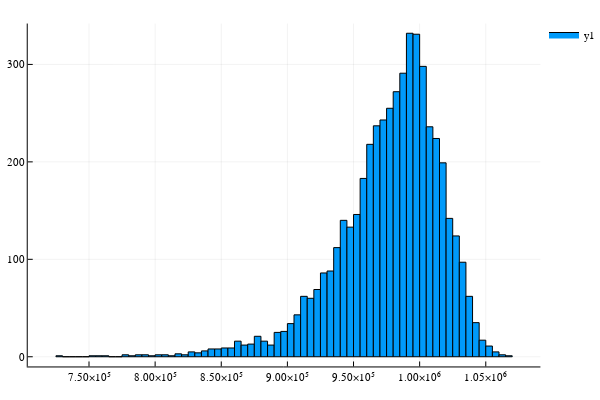

The code cell stored with this chart in its notebook:
### Code cell
# Strategy: invest the same amount every day, sell it when it hits cagr of 10%. or a maximum of 1000 days
function simulate()
    runs::Int = 5000
    wallets::Vector{Float64} = Vector{Float64}(undef, runs)
    
    rateThreshold::Float64 = .1; investDays::Int = 365*3; redeemDays::Int=365; days = investDays + redeemDays; 
    μ::Float64=.1; σ::Float64=.3; ll = FastList{Tuple{Int, Float64, Float64}}(investDays+redeemDays+1000);
    s::Union{Vector{Float64}, Nothing}=Vector{Float64}(undef, days); 
        ϕ::Union{Vector{Float64}, Nothing}=Vector{Float64}(undef, days); dist::Union{Normal{Float64}, Nothing}=Normal(0, 1);
    
    for run::Int in 1:runs
        wallets[run] = oneRun(rateThreshold, investDays, redeemDays, μ, σ, ll, s, ϕ, dist)
        reset!(ll)
    end
    histogram(wallets)
    
end

function oneRun(rateThreshold::Float64, investDays::Int, redeemDays::Int, μ::Float64, σ::Float64, ll::FastList{Tuple{Int, Float64, Float64}}, 
        s::Union{Vector{Float64}, Nothing}=nothing, 
        ϕ::Union{Vector{Float64}, Nothing}=nothing, dist::Union{Normal{Float64}, Nothing}=nothing)
    days::Int = investDays+redeemDays
    amount::Int = 1000
    s = weiner(days, μ, σ, s, ϕ, dist)
#     daysToRedeem = Vector{Int}(undef, days)
#     fill!(daysToRedeem, 0)
#     display(doplot(collect(1:days), s))
    
    minWallet = 0
    wallet::Float64 = 0
    for day::Int in 1:days
        for node in ll
            (d::Int, price::Float64, num::Float64) = node.data
            rate::Float64 = r(price, s[day], (day-d)/365.0)
            if rate > rateThreshold
                wallet += s[day]*num
                del(ll, node)
#                 daysToRedeem[d] = day-d
            end
        end
        if day <= investDays
            wallet -= s[day]
            push!(ll, (day, s[day], amount/s[day]))
        end
        minWallet = min(wallet, minWallet)
    end
    # dispose all the stocks
    for node in ll
        (d::Int, price::Float64, num::Float64) = node.data
        wallet += s[end]*num
    end
#     display(plot(fit(Histogram, daysToRedeem, 0:10)))
    return wallet
end
ll = FastList{Tuple{Int, Float64}}(4000)
# oneRun(0.1, 3, 3, .1, .2, ll)
@time simulate()

### Figure 1 — Plotly figure (JSON) as saved in the notebook; plotly's stock layout.template omitted (floating-point values rounded to 4 significant figures)
{"data": [{"fill": "tozeroy", "fillcolor": "rgba(0, 154, 250, 1.000)", "legendgroup": "y1", "line": {"color": "rgba(0, 0, 0, 1)", "dash": "solid", "width": 1}, "mode": "lines", "name": "y1", "showlegend": true, "type": "scatter", "x": [725000, 725000, 730000, 730000, 725000, 725000], "xaxis": "x", "y": [1, 0, 0, 1, 1, 1], "yaxis": "y"}, {"fill": "tozeroy", "fillcolor": "rgba(0, 154, 250, 1.000)", "legendgroup": "y1", "line": {"color": "rgba(0, 0, 0, 1)", "dash": "solid", "width": 1}, "mode": "lines", "name": "y1", "showlegend": false, "type": "scatter", "x": [730000, 730000, 735000, 735000, 730000, 730000], "xaxis": "x", "y": [0, 0, 0, 0, 0, 0], "yaxis": "y"}, {"fill": "tozeroy", "fillcolor": "rgba(0, 154, 250, 1.000)", "legendgroup": "y1", "line": {"color": "rgba(0, 0, 0, 1)", "dash": "solid", "width": 1}, "mode": "lines", "name": "y1", "showlegend": false, "type": "scatter", "x": [735000, 735000, 740000, 740000, 735000, 735000], "xaxis": "x", "y": [0, 0, 0, 0, 0, 0], "yaxis": "y"}, {"fill": "tozeroy", "fillcolor": "rgba(0, 154, 250, 1.000)", "legendgroup": "y1", "line": {"color": "rgba(0, 0, 0, 1)", "dash": "solid", "width": 1}, "mode": "lines", "name": "y1", "showlegend": false, "type": "scatter", "x": [740000, 740000, 745000, 745000, 740000, 740000], "xaxis": "x", "y": [0, 0, 0, 0, 0, 0], "yaxis": "y"}, {"fill": "tozeroy", "fillcolor": "rgba(0, 154, 250, 1.000)", "legendgroup": "y1", "line": {"color": "rgba(0, 0, 0, 1)", "dash": "solid", "width": 1}, "mode": "lines", "name": "y1", "showlegend": false, "type": "scatter", "x": [745000, 745000, 750000, 750000, 745000, 745000], "xaxis": "x", "y": [0, 0, 0, 0, 0, 0], "yaxis": "y"}, {"fill": "tozeroy", "fillcolor": "rgba(0, 154, 250, 1.000)", "legendgroup": "y1", "line": {"color": "rgba(0, 0, 0, 1)", "dash": "solid", "width": 1}, "mode": "lines", "name": "y1", "showlegend": false, "type": "scatter", "x": [750000, 750000, 755000, 755000, 750000, 750000], "xaxis": "x", "y": [1, 0, 0, 1, 1, 1], "yaxis": "y"}, {"fill": "tozeroy", "fillcolor": "rgba(0, 154, 250, 1.000)", "legendgroup": "y1", "line": {"color": "rgba(0, 0, 0, 1)", "dash": "solid", "width": 1}, "mode": "lines", "name": "y1", "showlegend": false, "type": "scatter", "x": [755000, 755000, 760000, 760000, 755000, 755000], "xaxis": "x", "y": [1, 0, 0, 1, 1, 1], "yaxis": "y"}, {"fill": "tozeroy", "fillcolor": "rgba(0, 154, 250, 1.000)", "legendgroup": "y1", "line": {"color": "rgba(0, 0, 0, 1)", "dash": "solid", "width": 1}, "mode": "lines", "name": "y1", "showlegend": false, "type": "scatter", "x": [760000, 760000, 765000, 765000, 760000, 760000], "xaxis": "x", "y": [1, 0, 0, 1, 1, 1], "yaxis": "y"}, {"fill": "tozeroy", "fillcolor": "rgba(0, 154, 250, 1.000)", "legendgroup": "y1", "line": {"color": "rgba(0, 0, 0, 1)", "dash": "solid", "width": 1}, "mode": "lines", "name": "y1", "showlegend": false, "type": "scatter", "x": [765000, 765000, 770000, 770000, 765000, 765000], "xaxis": "x", "y": [0, 0, 0, 0, 0, 0], "yaxis": "y"}, {"fill": "tozeroy", "fillcolor": "rgba(0, 154, 250, 1.000)", "legendgroup": "y1", "line": {"color": "rgba(0, 0, 0, 1)", "dash": "solid", "width": 1}, "mode": "lines", "name": "y1", "showlegend": false, "type": "scatter", "x": [770000, 770000, 775000, 775000, 770000, 770000], "xaxis": "x", "y": [0, 0, 0, 0, 0, 0], "yaxis": "y"}, {"fill": "tozeroy", "fillcolor": "rgba(0, 154, 250, 1.000)", "legendgroup": "y1", "line": {"color": "rgba(0, 0, 0, 1)", "dash": "solid", "width": 1}, "mode": "lines", "name": "y1", "showlegend": false, "type": "scatter", "x": [775000, 775000, 780000, 780000, 775000, 775000], "xaxis": "x", "y": [2, 0, 0, 2, 2, 2], "yaxis": "y"}, {"fill": "tozeroy", "fillcolor": "rgba(0, 154, 250, 1.000)", "legendgroup": "y1", "line": {"color": "rgba(0, 0, 0, 1)", "dash": "solid", "width": 1}, "mode": "lines", "name": "y1", "showlegend": false, "type": "scatter", "x": [780000, 780000, 785000, 785000, 780000, 780000], "xaxis": "x", "y": [1, 0, 0, 1, 1, 1], "yaxis": "y"}, {"fill": "tozeroy", "fillcolor": "rgba(0, 154, 250, 1.000)", "legendgroup": "y1", "line": {"color": "rgba(0, 0, 0, 1)", "dash": "solid", "width": 1}, "mode": "lines", "name": "y1", "showlegend": false, "type": "scatter", "x": [785000, 785000, 790000, 790000, 785000, 785000], "xaxis": "x", "y": [2, 0, 0, 2, 2, 2], "yaxis": "y"}, {"fill": "tozeroy", "fillcolor": "rgba(0, 154, 250, 1.000)", "legendgroup": "y1", "line": {"color": "rgba(0, 0, 0, 1)", "dash": "solid", "width": 1}, "mode": "lines", "name": "y1", "showlegend": false, "type": "scatter", "x": [790000, 790000, 795000, 795000, 790000, 790000], "xaxis": "x", "y": [2, 0, 0, 2, 2, 2], "yaxis": "y"}, {"fill": "tozeroy", "fillcolor": "rgba(0, 154, 250, 1.000)", "legendgroup": "y1", "line": {"color": "rgba(0, 0, 0, 1)", "dash": "solid", "width": 1}, "mode": "lines", "name": "y1", "showlegend": false, "type": "scatter", "x": [795000, 795000, 800000, 800000, 795000, 795000], "xaxis": "x", "y": [1, 0, 0, 1, 1, 1], "yaxis": "y"}, {"fill": "tozeroy", "fillcolor": "rgba(0, 154, 250, 1.000)", "legendgroup": "y1", "line": {"color": "rgba(0, 0, 0, 1)", "dash": "solid", "width": 1}, "mode": "lines", "name": "y1", "showlegend": false, "type": "scatter", "x": [800000, 800000, 805000, 805000, 800000, 800000], "xaxis": "x", "y": [2, 0, 0, 2, 2, 2], "yaxis": "y"}, {"fill": "tozeroy", "fillcolor": "rgba(0, 154, 250, 1.000)", "legendgroup": "y1", "line": {"color": "rgba(0, 0, 0, 1)", "dash": "solid", "width": 1}, "mode": "lines", "name": "y1", "showlegend": false, "type": "scatter", "x": [805000, 805000, 810000, 810000, 805000, 805000], "xaxis": "x", "y": [2, 0, 0, 2, 2, 2], "yaxis": "y"}, {"fill": "tozeroy", "fillcolor": "rgba(0, 154, 250, 1.000)", "legendgroup": "y1", "line": {"color": "rgba(0, 0, 0, 1)", "dash": "solid", "width": 1}, "mode": "lines", "name": "y1", "showlegend": false, "type": "scatter", "x": [810000, 810000, 815000, 815000, 810000, 810000], "xaxis": "x", "y": [1, 0, 0, 1, 1, 1], "yaxis": "y"}, {"fill": "tozeroy", "fillcolor": "rgba(0, 154, 250, 1.000)", "legendgroup": "y1", "line": {"color": "rgba(0, 0, 0, 1)", "dash": "solid", "width": 1}, "mode": "lines", "name": "y1", "showlegend": false, "type": "scatter", "x": [815000, 815000, 820000, 820000, 815000, 815000], "xaxis": "x", "y": [3, 0, 0, 3, 3, 3], "yaxis": "y"}, {"fill": "tozeroy", "fillcolor": "rgba(0, 154, 250, 1.000)", "legendgroup": "y1", "line": {"color": "rgba(0, 0, 0, 1)", "dash": "solid", "width": 1}, "mode": "lines", "name": "y1", "showlegend": false, "type": "scatter", "x": [820000, 820000, 825000, 825000, 820000, 820000], "xaxis": "x", "y": [2, 0, 0, 2, 2, 2], "yaxis": "y"}, {"fill": "tozeroy", "fillcolor": "rgba(0, 154, 250, 1.000)", "legendgroup": "y1", "line": {"color": "rgba(0, 0, 0, 1)", "dash": "solid", "width": 1}, "mode": "lines", "name": "y1", "showlegend": false, "type": "scatter", "x": [825000, 825000, 830000, 830000, 825000, 825000], "xaxis": "x", "y": [5, 0, 0, 5, 5, 5], "yaxis": "y"}, {"fill": "tozeroy", "fillcolor": "rgba(0, 154, 250, 1.000)", "legendgroup": "y1", "line": {"color": "rgba(0, 0, 0, 1)", "dash": "solid", "width": 1}, "mode": "lines", "name": "y1", "showlegend": false, "type": "scatter", "x": [830000, 830000, 835000, 835000, 830000, 830000], "xaxis": "x", "y": [4, 0, 0, 4, 4, 4], "yaxis": "y"}, {"fill": "tozeroy", "fillcolor": "rgba(0, 154, 250, 1.000)", "legendgroup": "y1", "line": {"color": "rgba(0, 0, 0, 1)", "dash": "solid", "width": 1}, "mode": "lines", "name": "y1", "showlegend": false, "type": "scatter", "x": [835000, 835000, 840000, 840000, 835000, 835000], "xaxis": "x", "y": [6, 0, 0, 6, 6, 6], "yaxis": "y"}, {"fill": "tozeroy", "fillcolor": "rgba(0, 154, 250, 1.000)", "legendgroup": "y1", "line": {"color": "rgba(0, 0, 0, 1)", "dash": "solid", "width": 1}, "mode": "lines", "name": "y1", "showlegend": false, "type": "scatter", "x": [840000, 840000, 845000, 845000, 840000, 840000], "xaxis": "x", "y": [8, 0, 0, 8, 8, 8], "yaxis": "y"}, {"fill": "tozeroy", "fillcolor": "rgba(0, 154, 250, 1.000)", "legendgroup": "y1", "line": {"color": "rgba(0, 0, 0, 1)", "dash": "solid", "width": 1}, "mode": "lines", "name": "y1", "showlegend": false, "type": "scatter", "x": [845000, 845000, 850000, 850000, 845000, 845000], "xaxis": "x", "y": [8, 0, 0, 8, 8, 8], "yaxis": "y"}, {"fill": "tozeroy", "fillcolor": "rgba(0, 154, 250, 1.000)", "legendgroup": "y1", "line": {"color": "rgba(0, 0, 0, 1)", "dash": "solid", "width": 1}, "mode": "lines", "name": "y1", "showlegend": false, "type": "scatter", "x": [850000, 850000, 855000, 855000, 850000, 850000], "xaxis": "x", "y": [9, 0, 0, 9, 9, 9], "yaxis": "y"}, {"fill": "tozeroy", "fillcolor": "rgba(0, 154, 250, 1.000)", "legendgroup": "y1", "line": {"color": "rgba(0, 0, 0, 1)", "dash": "solid", "width": 1}, "mode": "lines", "name": "y1", "showlegend": false, "type": "scatter", "x": [855000, 855000, 860000, 860000, 855000, 855000], "xaxis": "x", "y": [9, 0, 0, 9, 9, 9], "yaxis": "y"}, {"fill": "tozeroy", "fillcolor": "rgba(0, 154, 250, 1.000)", "legendgroup": "y1", "line": {"color": "rgba(0, 0, 0, 1)", "dash": "solid", "width": 1}, "mode": "lines", "name": "y1", "showlegend": false, "type": "scatter", "x": [860000, 860000, 865000, 865000, 860000, 860000], "xaxis": "x", "y": [16, 0, 0, 16, 16, 16], "yaxis": "y"}, {"fill": "tozeroy", "fillcolor": "rgba(0, 154, 250, 1.000)", "legendgroup": "y1", "line": {"color": "rgba(0, 0, 0, 1)", "dash": "solid", "width": 1}, "mode": "lines", "name": "y1", "showlegend": false, "type": "scatter", "x": [865000, 865000, 870000, 870000, 865000, 865000], "xaxis": "x", "y": [12, 0, 0, 12, 12, 12], "yaxis": "y"}, {"fill": "tozeroy", "fillcolor": "rgba(0, 154, 250, 1.000)", "legendgroup": "y1", "line": {"color": "rgba(0, 0, 0, 1)", "dash": "solid", "width": 1}, "mode": "lines", "name": "y1", "showlegend": false, "type": "scatter", "x": [870000, 870000, 875000, 875000, 870000, 870000], "xaxis": "x", "y": [13, 0, 0, 13, 13, 13], "yaxis": "y"}, {"fill": "tozeroy", "fillcolor": "rgba(0, 154, 250, 1.000)", "legendgroup": "y1", "line": {"color": "rgba(0, 0, 0, 1)", "dash": "solid", "width": 1}, "mode": "lines", "name": "y1", "showlegend": false, "type": "scatter", "x": [875000, 875000, 880000, 880000, 875000, 875000], "xaxis": "x", "y": [21, 0, 0, 21, 21, 21], "yaxis": "y"}, {"fill": "tozeroy", "fillcolor": "rgba(0, 154, 250, 1.000)", "legendgroup": "y1", "line": {"color": "rgba(0, 0, 0, 1)", "dash": "solid", "width": 1}, "mode": "lines", "name": "y1", "showlegend": false, "type": "scatter", "x": [880000, 880000, 885000, 885000, 880000, 880000], "xaxis": "x", "y": [16, 0, 0, 16, 16, 16], "yaxis": "y"}, {"fill": "tozeroy", "fillcolor": "rgba(0, 154, 250, 1.000)", "legendgroup": "y1", "line": {"color": "rgba(0, 0, 0, 1)", "dash": "solid", "width": 1}, "mode": "lines", "name": "y1", "showlegend": false, "type": "scatter", "x": [885000, 885000, 890000, 890000, 885000, 885000], "xaxis": "x", "y": [12, 0, 0, 12, 12, 12], "yaxis": "y"}, {"fill": "tozeroy", "fillcolor": "rgba(0, 154, 250, 1.000)", "legendgroup": "y1", "line": {"color": "rgba(0, 0, 0, 1)", "dash": "solid", "width": 1}, "mode": "lines", "name": "y1", "showlegend": false, "type": "scatter", "x": [890000, 890000, 895000, 895000, 890000, 890000], "xaxis": "x", "y": [25, 0, 0, 25, 25, 25], "yaxis": "y"}, {"fill": "tozeroy", "fillcolor": "rgba(0, 154, 250, 1.000)", "legendgroup": "y1", "line": {"color": "rgba(0, 0, 0, 1)", "dash": "solid", "width": 1}, "mode": "lines", "name": "y1", "showlegend": false, "type": "scatter", "x": [895000, 895000, 900000, 900000, 895000, 895000], "xaxis": "x", "y": [26, 0, 0, 26, 26, 26], "yaxis": "y"}, {"fill": "tozeroy", "fillcolor": "rgba(0, 154, 250, 1.000)", "legendgroup": "y1", "line": {"color": "rgba(0, 0, 0, 1)", "dash": "solid", "width": 1}, "mode": "lines", "name": "y1", "showlegend": false, "type": "scatter", "x": [900000, 900000, 905000, 905000, 900000, 900000], "xaxis": "x", "y": [34, 0, 0, 34, 34, 34], "yaxis": "y"}, {"fill": "tozeroy", "fillcolor": "rgba(0, 154, 250, 1.000)", "legendgroup": "y1", "line": {"color": "rgba(0, 0, 0, 1)", "dash": "solid", "width": 1}, "mode": "lines", "name": "y1", "showlegend": false, "type": "scatter", "x": [905000, 905000, 910000, 910000, 905000, 905000], "xaxis": "x", "y": [43, 0, 0, 43, 43, 43], "yaxis": "y"}, {"fill": "tozeroy", "fillcolor": "rgba(0, 154, 250, 1.000)", "legendgroup": "y1", "line": {"color": "rgba(0, 0, 0, 1)", "dash": "solid", "width": 1}, "mode": "lines", "name": "y1", "showlegend": false, "type": "scatter", "x": [910000, 910000, 915000, 915000, 910000, 910000], "xaxis": "x", "y": [62, 0, 0, 62, 62, 62], "yaxis": "y"}, {"fill": "tozeroy", "fillcolor": "rgba(0, 154, 250, 1.000)", "legendgroup": "y1", "line": {"color": "rgba(0, 0, 0, 1)", "dash": "solid", "width": 1}, "mode": "lines", "name": "y1", "showlegend": false, "type": "scatter", "x": [915000, 915000, 920000, 920000, 915000, 915000], "xaxis": "x", "y": [60, 0, 0, 60, 60, 60], "yaxis": "y"}, {"fill": "tozeroy", "fillcolor": "rgba(0, 154, 250, 1.000)", "legendgroup": "y1", "line": {"color": "rgba(0, 0, 0, 1)", "dash": "solid", "width": 1}, "mode": "lines", "name": "y1", "showlegend": false, "type": "scatter", "x": [920000, 920000, 925000, 925000, 920000, 920000], "xaxis": "x", "y": [69, 0, 0, 69, 69, 69], "yaxis": "y"}, {"fill": "tozeroy", "fillcolor": "rgba(0, 154, 250, 1.000)", "legendgroup": "y1", "line": {"color": "rgba(0, 0, 0, 1)", "dash": "solid", "width": 1}, "mode": "lines", "name": "y1", "showlegend": false, "type": "scatter", "x": [925000, 925000, 930000, 930000, 925000, 925000], "xaxis": "x", "y": [86, 0, 0, 86, 86, 86], "yaxis": "y"}, {"fill": "tozeroy", "fillcolor": "rgba(0, 154, 250, 1.000)", "legendgroup": "y1", "line": {"color": "rgba(0, 0, 0, 1)", "dash": "solid", "width": 1}, "mode": "lines", "name": "y1", "showlegend": false, "type": "scatter", "x": [930000, 930000, 935000, 935000, 930000, 930000], "xaxis": "x", "y": [88, 0, 0, 88, 88, 88], "yaxis": "y"}, {"fill": "tozeroy", "fillcolor": "rgba(0, 154, 250, 1.000)", "legendgroup": "y1", "line": {"color": "rgba(0, 0, 0, 1)", "dash": "solid", "width": 1}, "mode": "lines", "name": "y1", "showlegend": false, "type": "scatter", "x": [935000, 935000, 940000, 940000, 935000, 935000], "xaxis": "x", "y": [112, 0, 0, 112, 112, 112], "yaxis": "y"}, {"fill": "tozeroy", "fillcolor": "rgba(0, 154, 250, 1.000)", "legendgroup": "y1", "line": {"color": "rgba(0, 0, 0, 1)", "dash": "solid", "width": 1}, "mode": "lines", "name": "y1", "showlegend": false, "type": "scatter", "x": [940000, 940000, 945000, 945000, 940000, 940000], "xaxis": "x", "y": [140, 0, 0, 140, 140, 140], "yaxis": "y"}, {"fill": "tozeroy", "fillcolor": "rgba(0, 154, 250, 1.000)", "legendgroup": "y1", "line": {"color": "rgba(0, 0, 0, 1)", "dash": "solid", "width": 1}, "mode": "lines", "name": "y1", "showlegend": false, "type": "scatter", "x": [945000, 945000, 950000, 950000, 945000, 945000], "xaxis": "x", "y": [133, 0, 0, 133, 133, 133], "yaxis": "y"}, {"fill": "tozeroy", "fillcolor": "rgba(0, 154, 250, 1.000)", "legendgroup": "y1", "line": {"color": "rgba(0, 0, 0, 1)", "dash": "solid", "width": 1}, "mode": "lines", "name": "y1", "showlegend": false, "type": "scatter", "x": [950000, 950000, 955000, 955000, 950000, 950000], "xaxis": "x", "y": [146, 0, 0, 146, 146, 146], "yaxis": "y"}, {"fill": "tozeroy", "fillcolor": "rgba(0, 154, 250, 1.000)", "legendgroup": "y1", "line": {"color": "rgba(0, 0, 0, 1)", "dash": "solid", "width": 1}, "mode": "lines", "name": "y1", "showlegend": false, "type": "scatter", "x": [955000, 955000, 960000, 960000, 955000, 955000], "xaxis": "x", "y": [183, 0, 0, 183, 183, 183], "yaxis": "y"}, {"fill": "tozeroy", "fillcolor": "rgba(0, 154, 250, 1.000)", "legendgroup": "y1", "line": {"color": "rgba(0, 0, 0, 1)", "dash": "solid", "width": 1}, "mode": "lines", "name": "y1", "showlegend": false, "type": "scatter", "x": [960000, 960000, 965000, 965000, 960000, 960000], "xaxis": "x", "y": [218, 0, 0, 218, 218, 218], "yaxis": "y"}, {"fill": "tozeroy", "fillcolor": "rgba(0, 154, 250, 1.000)", "legendgroup": "y1", "line": {"color": "rgba(0, 0, 0, 1)", "dash": "solid", "width": 1}, "mode": "lines", "name": "y1", "showlegend": false, "type": "scatter", "x": [965000, 965000, 970000, 970000, 965000, 965000], "xaxis": "x", "y": [237, 0, 0, 237, 237, 237], "yaxis": "y"}, {"fill": "tozeroy", "fillcolor": "rgba(0, 154, 250, 1.000)", "legendgroup": "y1", "line": {"color": "rgba(0, 0, 0, 1)", "dash": "solid", "width": 1}, "mode": "lines", "name": "y1", "showlegend": false, "type": "scatter", "x": [970000, 970000, 975000, 975000, 970000, 970000], "xaxis": "x", "y": [243, 0, 0, 243, 243, 243], "yaxis": "y"}, {"fill": "tozeroy", "fillcolor": "rgba(0, 154, 250, 1.000)", "legendgroup": "y1", "line": {"color": "rgba(0, 0, 0, 1)", "dash": "solid", "width": 1}, "mode": "lines", "name": "y1", "showlegend": false, "type": "scatter", "x": [975000, 975000, 980000, 980000, 975000, 975000], "xaxis": "x", "y": [255, 0, 0, 255, 255, 255], "yaxis": "y"}, {"fill": "tozeroy", "fillcolor": "rgba(0, 154, 250, 1.000)", "legendgroup": "y1", "line": {"color": "rgba(0, 0, 0, 1)", "dash": "solid", "width": 1}, "mode": "lines", "name": "y1", "showlegend": false, "type": "scatter", "x": [980000, 980000, 985000, 985000, 980000, 980000], "xaxis": "x", "y": [272, 0, 0, 272, 272, 272], "yaxis": "y"}, {"fill": "tozeroy", "fillcolor": "rgba(0, 154, 250, 1.000)", "legendgroup": "y1", "line": {"color": "rgba(0, 0, 0, 1)", "dash": "solid", "width": 1}, "mode": "lines", "name": "y1", "showlegend": false, "type": "scatter", "x": [985000, 985000, 990000, 990000, 985000, 985000], "xaxis": "x", "y": [291, 0, 0, 291, 291, 291], "yaxis": "y"}, {"fill": "tozeroy", "fillcolor": "rgba(0, 154, 250, 1.000)", "legendgroup": "y1", "line": {"color": "rgba(0, 0, 0, 1)", "dash": "solid", "width": 1}, "mode": "lines", "name": "y1", "showlegend": false, "type": "scatter", "x": [990000, 990000, 995000, 995000, 990000, 990000], "xaxis": "x", "y": [332, 0, 0, 332, 332, 332], "yaxis": "y"}, {"fill": "tozeroy", "fillcolor": "rgba(0, 154, 250, 1.000)", "legendgroup": "y1", "line": {"color": "rgba(0, 0, 0, 1)", "dash": "solid", "width": 1}, "mode": "lines", "name": "y1", "showlegend": false, "type": "scatter", "x": [995000, 995000, 1000000, 1000000, 995000, 995000], "xaxis": "x", "y": [331, 0, 0, 331, 331, 331], "yaxis": "y"}, {"fill": "tozeroy", "fillcolor": "rgba(0, 154, 250, 1.000)", "legendgroup": "y1", "line": {"color": "rgba(0, 0, 0, 1)", "dash": "solid", "width": 1}, "mode": "lines", "name": "y1", "showlegend": false, "type": "scatter", "x": [1000000, 1000000, 1005000, 1005000, 1000000, 1000000], "xaxis": "x", "y": [298, 0, 0, 298, 298, 298], "yaxis": "y"}, {"fill": "tozeroy", "fillcolor": "rgba(0, 154, 250, 1.000)", "legendgroup": "y1", "line": {"color": "rgba(0, 0, 0, 1)", "dash": "solid", "width": 1}, "mode": "lines", "name": "y1", "showlegend": false, "type": "scatter", "x": [1005000, 1005000, 1010000, 1010000, 1005000, 1005000], "xaxis": "x", "y": [236, 0, 0, 236, 236, 236], "yaxis": "y"}, {"fill": "tozeroy", "fillcolor": "rgba(0, 154, 250, 1.000)", "legendgroup": "y1", "line": {"color": "rgba(0, 0, 0, 1)", "dash": "solid", "width": 1}, "mode": "lines", "name": "y1", "showlegend": false, "type": "scatter", "x": [1010000, 1010000, 1015000, 1015000, 1010000, 1010000], "xaxis": "x", "y": [224, 0, 0, 224, 224, 224], "yaxis": "y"}, {"fill": "tozeroy", "fillcolor": "rgba(0, 154, 250, 1.000)", "legendgroup": "y1", "line": {"color": "rgba(0, 0, 0, 1)", "dash": "solid", "width": 1}, "mode": "lines", "name": "y1", "showlegend": false, "type": "scatter", "x": [1015000, 1015000, 1020000, 1020000, 1015000, 1015000], "xaxis": "x", "y": [199, 0, 0, 199, 199, 199], "yaxis": "y"}, {"fill": "tozeroy", "fillcolor": "rgba(0, 154, 250, 1.000)", "legendgroup": "y1", "line": {"color": "rgba(0, 0, 0, 1)", "dash": "solid", "width": 1}, "mode": "lines", "name": "y1", "showlegend": false, "type": "scatter", "x": [1020000, 1020000, 1025000, 1025000, 1020000, 1020000], "xaxis": "x", "y": [142, 0, 0, 142, 142, 142], "yaxis": "y"}, {"fill": "tozeroy", "fillcolor": "rgba(0, 154, 250, 1.000)", "legendgroup": "y1", "line": {"color": "rgba(0, 0, 0, 1)", "dash": "solid", "width": 1}, "mode": "lines", "name": "y1", "showlegend": false, "type": "scatter", "x": [1025000, 1025000, 1030000, 1030000, 1025000, 1025000], "xaxis": "x", "y": [124, 0, 0, 124, 124, 124], "yaxis": "y"}, {"fill": "tozeroy", "fillcolor": "rgba(0, 154, 250, 1.000)", "legendgroup": "y1", "line": {"color": "rgba(0, 0, 0, 1)", "dash": "solid", "width": 1}, "mode": "lines", "name": "y1", "showlegend": false, "type": "scatter", "x": [1030000, 1030000, 1035000, 1035000, 1030000, 1030000], "xaxis": "x", "y": [97, 0, 0, 97, 97, 97], "yaxis": "y"}, {"fill": "tozeroy", "fillcolor": "rgba(0, 154, 250, 1.000)", "legendgroup": "y1", "line": {"color": "rgba(0, 0, 0, 1)", "dash": "solid", "width": 1}, "mode": "lines", "name": "y1", "showlegend": false, "type": "scatter", "x": [1035000, 1035000, 1040000, 1040000, 1035000, 1035000], "xaxis": "x", "y": [62, 0, 0, 62, 62, 62], "yaxis": "y"}, {"fill": "tozeroy", "fillcolor": "rgba(0, 154, 250, 1.000)", "legendgroup": "y1", "line": {"color": "rgba(0, 0, 0, 1)", "dash": "solid", "width": 1}, "mode": "lines", "name": "y1", "showlegend": false, "type": "scatter", "x": [1040000, 1040000, 1045000, 1045000, 1040000, 1040000], "xaxis": "x", "y": [35, 0, 0, 35, 35, 35], "yaxis": "y"}, {"fill": "tozeroy", "fillcolor": "rgba(0, 154, 250, 1.000)", "legendgroup": "y1", "line": {"color": "rgba(0, 0, 0, 1)", "dash": "solid", "width": 1}, "mode": "lines", "name": "y1", "showlegend": false, "type": "scatter", "x": [1045000, 1045000, 1050000, 1050000, 1045000, 1045000], "xaxis": "x", "y": [17, 0, 0, 17, 17, 17], "yaxis": "y"}, {"fill": "tozeroy", "fillcolor": "rgba(0, 154, 250, 1.000)", "legendgroup": "y1", "line": {"color": "rgba(0, 0, 0, 1)", "dash": "solid", "width": 1}, "mode": "lines", "name": "y1", "showlegend": false, "type": "scatter", "x": [1050000, 1050000, 1055000, 1055000, 1050000, 1050000], "xaxis": "x", "y": [11, 0, 0, 11, 11, 11], "yaxis": "y"}, {"fill": "tozeroy", "fillcolor": "rgba(0, 154, 250, 1.000)", "legendgroup": "y1", "line": {"color": "rgba(0, 0, 0, 1)", "dash": "solid", "width": 1}, "mode": "lines", "name": "y1", "showlegend": false, "type": "scatter", "x": [1055000, 1055000, 1060000, 1060000, 1055000, 1055000], "xaxis": "x", "y": [5, 0, 0, 5, 5, 5], "yaxis": "y"}, {"fill": "tozeroy", "fillcolor": "rgba(0, 154, 250, 1.000)", "legendgroup": "y1", "line": {"color": "rgba(0, 0, 0, 1)", "dash": "solid", "width": 1}, "mode": "lines", "name": "y1", "showlegend": false, "type": "scatter", "x": [1060000, 1060000, 1065000, 1065000, 1060000, 1060000], "xaxis": "x", "y": [2, 0, 0, 2, 2, 2], "yaxis": "y"}, {"fill": "tozeroy", "fillcolor": "rgba(0, 154, 250, 1.000)", "legendgroup": "y1", "line": {"color": "rgba(0, 0, 0, 1)", "dash": "solid", "width": 1}, "mode": "lines", "name": "y1", "showlegend": false, "type": "scatter", "x": [1065000, 1065000, 1070000, 1070000, 1065000, 1065000], "xaxis": "x", "y": [1, 0, 0, 1, 1, 1], "yaxis": "y"}], "layout": {"annotations": [], "height": 400, "legend": {"bgcolor": "rgba(255, 255, 255, 1.000)", "bordercolor": "rgba(0, 0, 0, 1)", "font": {"color": "rgba(0, 0, 0, 1)", "family": "sans-serif", "size": 11}, "tracegroupgap": 0, "x": 1, "y": 1}, "margin": {"b": 20, "l": 0, "r": 0, "t": 20}, "paper_bgcolor": "rgba(255, 255, 255, 1.000)", "plot_bgcolor": "rgba(255, 255, 255, 1.000)", "showlegend": true, "width": 600, "xaxis": {"anchor": "y", "domain": [0.05101, 0.9934], "gridcolor": "rgba(0, 0, 0, 0.1)", "gridwidth": 0.5, "linecolor": "rgba(0, 0, 0, 1)", "mirror": false, "range": [703679, 1091321], "showgrid": true, "showline": true, "showticklabels": true, "tickangle": 0, "tickcolor": "rgb(0, 0, 0)", "tickfont": {"color": "rgba(0, 0, 0, 1)", "family": "sans-serif", "size": 11}, "tickmode": "array", "ticks": "inside", "ticktext": ["7.50×10⁵", "8.00×10⁵", "8.50×10⁵", "9.00×10⁵", "9.50×10⁵", "1.00×10⁶", "1.05×10⁶"], "tickvals": [750000, 800000, 850000, 900000, 950000, 1000000, 1050000], "title": {"font": {"color": "rgba(0, 0, 0, 1)", "family": "sans-serif", "size": 15}, "text": ""}, "type": "linear", "visible": true, "zeroline": false, "zerolinecolor": "rgba(0, 0, 0, 1)"}, "yaxis": {"anchor": "x", "domain": [0.03762, 0.9902], "gridcolor": "rgba(0, 0, 0, 0.1)", "gridwidth": 0.5, "linecolor": "rgba(0, 0, 0, 1)", "mirror": false, "range": [-9.96, 342.0], "showgrid": true, "showline": true, "showticklabels": true, "tickangle": 0, "tickcolor": "rgb(0, 0, 0)", "tickfont": {"color": "rgba(0, 0, 0, 1)", "family": "sans-serif", "size": 11}, "tickmode": "array", "ticks": "inside", "ticktext": ["0", "100", "200", "300"], "tickvals": [0, 100, 200, 300], "title": {"font": {"color": "rgba(0, 0, 0, 1)", "family": "sans-serif", "size": 15}, "text": ""}, "type": "linear", "visible": true, "zeroline": false, "zerolinecolor": "rgba(0, 0, 0, 1)"}}}
